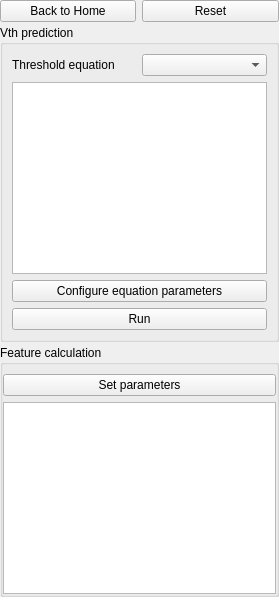
<?xml version="1.0" encoding="UTF-8"?>
<ui version="4.0">
 <class>workflow_1_panel</class>
 <widget class="QWidget" name="workflow_1_panel">
  <property name="geometry">
   <rect>
    <x>0</x>
    <y>0</y>
    <width>279</width>
    <height>597</height>
   </rect>
  </property>
  <property name="windowTitle">
   <string>Workflow 1</string>
  </property>
  <layout class="QGridLayout" name="gridLayout">
   <property name="leftMargin">
    <number>0</number>
   </property>
   <property name="topMargin">
    <number>0</number>
   </property>
   <property name="rightMargin">
    <number>0</number>
   </property>
   <property name="bottomMargin">
    <number>0</number>
   </property>
   <property name="verticalSpacing">
    <number>3</number>
   </property>
   <item row="0" column="0">
    <widget class="QPushButton" name="pushButton_back_to_home_workflow_1">
     <property name="text">
      <string>Back to Home</string>
     </property>
    </widget>
   </item>
   <item row="0" column="1">
    <widget class="QPushButton" name="pushButton_reset_workflow_1">
     <property name="text">
      <string>Reset</string>
     </property>
    </widget>
   </item>
   <item row="1" column="0" colspan="2">
    <widget class="QGroupBox" name="groupBox_threshold_euqation_workflow_1">
     <property name="title">
      <string>Vth prediction</string>
     </property>
     <layout class="QGridLayout" name="gridLayout_threshold_equation_workflow_1">
      <item row="2" column="0" colspan="2">
       <widget class="QPushButton" name="pushButton_config_threshold_params_workflow_1">
        <property name="text">
         <string>Configure equation parameters</string>
        </property>
       </widget>
      </item>
      <item row="0" column="1">
       <widget class="QComboBox" name="comboBox_threshold_equation_option_workflow_1"/>
      </item>
      <item row="0" column="0">
       <widget class="QLabel" name="label_threshold_equation_option_workflow_1">
        <property name="text">
         <string>Threshold equation</string>
        </property>
       </widget>
      </item>
      <item row="1" column="0" colspan="2">
       <widget class="QTextEdit" name="textEdit_threshold_equation_workflow_1">
        <property name="readOnly">
         <bool>true</bool>
        </property>
       </widget>
      </item>
      <item row="3" column="0" colspan="2">
       <widget class="QPushButton" name="pushButton_run_workflow_1">
        <property name="text">
         <string>Run</string>
        </property>
       </widget>
      </item>
     </layout>
    </widget>
   </item>
   <item row="2" column="0" colspan="2">
    <widget class="QGroupBox" name="Feature_calculation_workflow_1">
     <property name="title">
      <string>Feature calculation</string>
     </property>
     <layout class="QGridLayout" name="gridLayout_Feature_calculation_workflow_1">
      <property name="leftMargin">
       <number>0</number>
      </property>
      <property name="topMargin">
       <number>9</number>
      </property>
      <property name="rightMargin">
       <number>0</number>
      </property>
      <property name="bottomMargin">
       <number>0</number>
      </property>
      <property name="spacing">
       <number>6</number>
      </property>
      <item row="1" column="0">
       <widget class="QTableWidget" name="tableWidget_features_workflow_1"/>
      </item>
      <item row="0" column="0">
       <widget class="QPushButton" name="pushButton_set_parameters_workflow_1">
        <property name="text">
         <string>Set parameters</string>
        </property>
        <property name="icon">
         <iconset resource="../resources/apprcc.qrc">
          <normaloff>:/set1.png</normaloff>:/set1.png</iconset>
        </property>
       </widget>
      </item>
     </layout>
    </widget>
   </item>
  </layout>
 </widget>
 <resources>
  <include location="../resources/apprcc.qrc"/>
 </resources>
 <connections/>
</ui>
